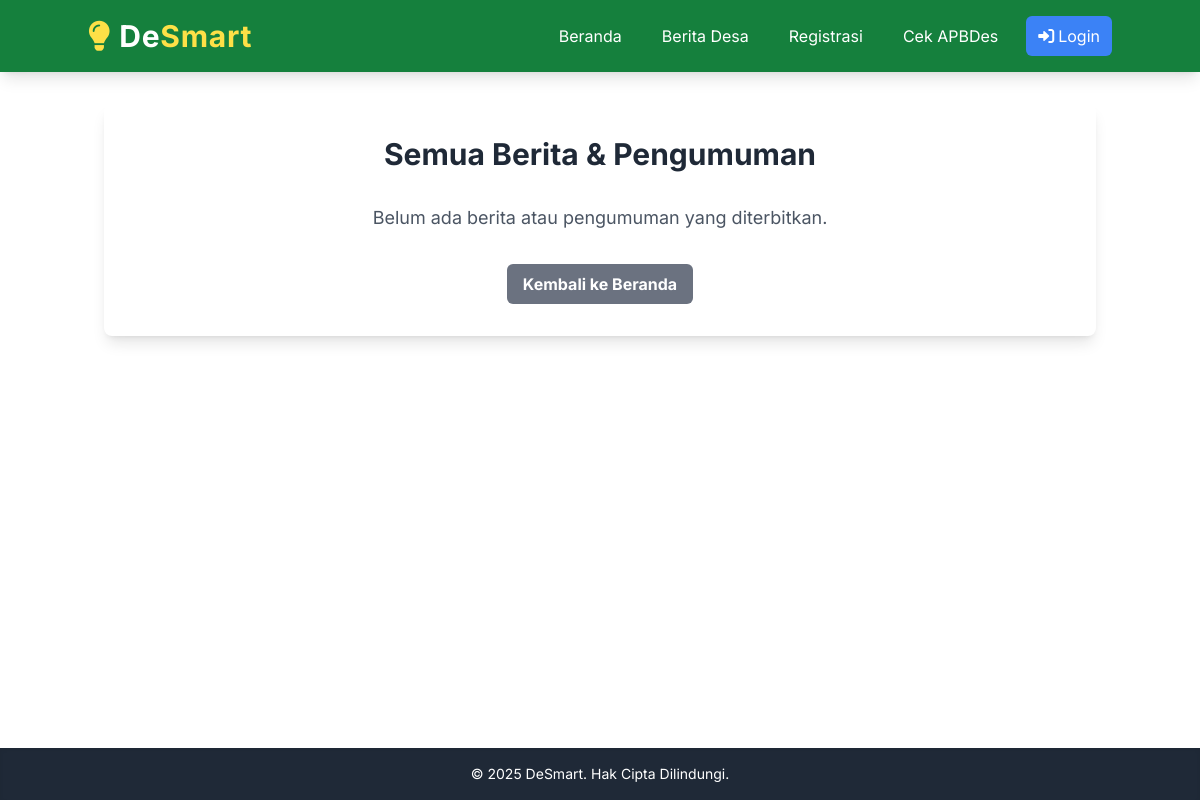
Before: /berita with the older database file.
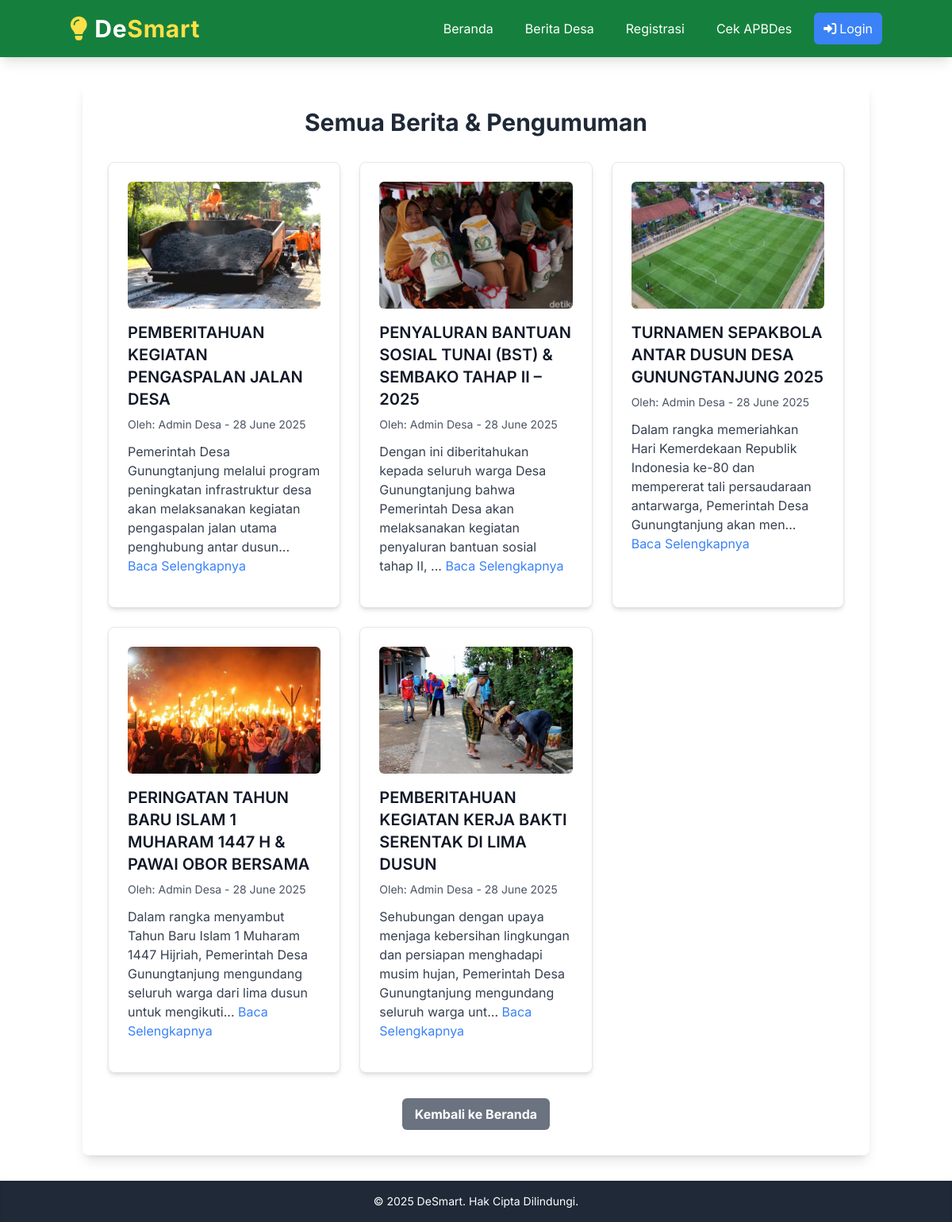
After: the same page with the newer database file.
### models.py (models this page shows, shortened)
class Berita(db.Model):
    id = db.Column(db.Integer, primary_key=True)
    judul = db.Column(db.String(200), nullable=False)
    isi_berita = db.Column(db.Text, nullable=False)
    url_gambar_utama = db.Column(db.String(255), nullable=True)
    tanggal_publikasi = db.Column(db.DateTime, default=datetime.utcnow)
    penulis = db.Column(db.String(50), default='Admin Desa', nullable=False) # Penulis berita, defaultnya Admin Desa

### app.py (the view)
@app.route('/berita')
def daftar_berita_publik():
    beritas = Berita.query.order_by(Berita.tanggal_publikasi.desc()).all()
    return render_template('list_berita_publik.html', title='Berita Desa', beritas=beritas)

### templates/list_berita_publik.html (shortened to what this page needs)
{% extends 'layout.html' %}
{% block content %}
    <h2 class="text-3xl font-bold text-center text-gray-800 mb-8">Semua Berita & Pengumuman</h2>
    {% if beritas %}
        <div class="grid grid-cols-1 md:grid-cols-2 lg:grid-cols-3 gap-6">
            {% for berita_item in beritas %}
                <div class="bg-white rounded-lg p-6 shadow-md border border-gray-200">
                    {% if berita_item.url_gambar_utama %}
                        <img src="{{ url_for('uploaded_file', filename=berita_item.url_gambar_utama) }}" alt="{{ berita_item.judul }}" class="w-full h-40 object-cover rounded-md mb-4">
                    {% else %}
                        <div class="w-full h-40 bg-gray-200 rounded-md mb-4 flex items-center justify-center text-gray-500">
                            Tidak ada gambar
                        </div>
                    {% endif %}
                    <h3 class="text-xl font-semibold text-gray-900 mb-2">{{ berita_item.judul }}</h3>
                    <p class="text-sm text-gray-600 mb-3">Oleh: {{ berita_item.penulis }} - {{ berita_item.tanggal_publikasi.strftime('%d %B %Y') }}</p>
                    <p class="text-gray-700 mb-4">{{ berita_item.isi_berita[:150] }}... <a href="{{ url_for('detail_berita_publik', berita_id=berita_item.id) }}" class="text-blue-500 hover:underline">Baca Selengkapnya</a></p>
                </div>
            {% endfor %}
        </div>
    {% else %}
        <p class="text-center text-gray-600 text-lg">Belum ada berita atau pengumuman yang diterbitkan.</p>
    {% endif %}
    <div class="mt-8 text-center">
        <a href="{{ url_for('index') }}" class="inline-block bg-gray-500 hover:bg-gray-600 text-white font-bold py-2 px-4 rounded-md transition-colors">Kembali ke Beranda</a>
    </div>
{% endblock %}

### templates/layout.html (shortened to what this page needs)
<!DOCTYPE html>
<html lang="en">
<head>
    <script src="https://cdn.tailwindcss.com"></script>
    <link rel="stylesheet" href="https://cdnjs.cloudflare.com/ajax/libs/font-awesome/6.0.0-beta3/css/all.min.css">
    <link rel="stylesheet" href="{{ url_for('static', filename='css/style.css') }}">
</head>
<body class="min-h-screen flex flex-col">
    <header class="bg-green-700 text-white p-4 shadow-lg sticky top-0 z-50">
        <nav class="container mx-auto flex flex-col md:flex-row justify-between items-center relative">
            <a href="/" class="text-3xl font-bold tracking-wide hover:text-yellow-200 transition-colors duration-200 flex items-center mb-4 md:mb-0">
                <i class="fas fa-lightbulb text-yellow-300 mr-2"></i>
                De<span class="text-yellow-300">Smart</span>
            </a>
            <div id="nav-menu" class="hidden md:flex flex-col md:flex-row items-center space-y-2 md:space-y-0 md:space-x-4 flex-wrap justify-center md:justify-end w-full md:w-auto">
                {% if current_user.is_authenticated %}
                    {% if current_user.role == 'admin' %}
                        <a href="/" class="text-white hover:bg-green-600 px-3 py-2 rounded-md transition-colors w-full md:w-auto text-center">Beranda</a>
                        <a href="{{ url_for('admin_dashboard') }}" class="text-white hover:bg-green-600 px-3 py-2 rounded-md transition-colors w-full md:w-auto text-center">Admin Dashboard</a>
                    {% else %}
                        <a href="/" class="text-white hover:bg-green-600 px-3 py-2 rounded-md transition-colors w-full md:w-auto text-center">Beranda</a>
                        <a href="{{ url_for('daftar_berita_publik') }}" class="text-white hover:bg-green-600 px-3 py-2 rounded-md transition-colors w-full md:w-auto text-center">Berita Desa</a>
                        <a href="{{ url_for('buat_pengaduan') }}" class="text-white hover:bg-green-600 px-3 py-2 rounded-md transition-colors w-full md:w-auto text-center">Buat Pengaduan</a>
                        <a href="{{ url_for('daftar_pengaduan') }}" class="text-white hover:bg-green-600 px-3 py-2 rounded-md transition-colors w-full md:w-auto text-center">Daftar Pengaduan</a>
                        <a href="{{ url_for('daftar_apbdes_publik') }}" class="text-white hover:bg-green-600 px-3 py-2 rounded-md transition-colors w-full md:w-auto text-center">Cek APBDes</a>
                    {% endif %}
                    <span class="text-white text-base ml-2 md:ml-4 pl-2 md:pl-4 border-l border-white border-opacity-40 py-1 flex items-center w-full md:w-auto justify-center md:justify-start">
                        <i class="fas fa-user-circle mr-1"></i>
                        Halo, <span class="font-bold">{{ current_user.username }}</span>(<span class="capitalize">{{ current_user.role }}</span>)
                    </span>
                    <a href="{{ url_for('logout') }}" class="bg-red-500 hover:bg-red-600 text-white px-3 py-2 rounded-md flex items-center w-full md:w-auto justify-center">
                        <i class="fas fa-sign-out-alt mr-1"></i>Logout
                    </a>
                {% else %}
                    <a href="/" class="text-white hover:bg-green-600 px-3 py-2 rounded-md transition-colors w-full md:w-auto text-center">Beranda</a>
                    <a href="{{ url_for('daftar_berita_publik') }}" class="text-white hover:bg-green-600 px-3 py-2 rounded-md transition-colors w-full md:w-auto text-center">Berita Desa</a>
                    <a href="{{ url_for('register') }}" class="text-white hover:bg-green-600 px-3 py-2 rounded-md transition-colors w-full md:w-auto text-center">Registrasi</a>
                    <a href="{{ url_for('daftar_apbdes_publik') }}" class="text-white hover:bg-green-600 px-3 py-2 rounded-md transition-colors w-full md:w-auto text-center">Cek APBDes</a>
                    <a href="{{ url_for('login') }}" class="bg-blue-500 hover:bg-blue-600 text-white px-3 py-2 rounded-md flex items-center w-full md:w-auto justify-center">
                        <i class="fas fa-sign-in-alt mr-1"></i>Login
                    </a>
                {% endif %}
            </div>
        </nav>
    </header>
    <main class="container mx-auto px-4 py-8 flex-grow">
        <div class="bg-white p-8 rounded-lg shadow-lg">
            {% block content %}{% endblock %}
        </div>
    </main>
    <footer class="bg-gray-800 text-white p-4 text-center mt-auto shadow-inner">
        <p class="text-sm">&copy; 2025 DeSmart. Hak Cipta Dilindungi.</p>
    </footer>
</body>
</html>

### templates/layout.html (style rules this page uses)
body { font-family: 'Inter', sans-serif; @apply bg-gray-100 text-gray-800; }

Changed rows visible on the page:
added Berita: url_gambar_utama (picture), judul "PEMBERITAHUAN KEGIATAN PENGASPALAN JALAN DESA", penulis "Admin Desa", tanggal_publikasi "28 June 2025", isi_berita "Pemerintah Desa Gunungtanjung melalui program peningkatan infrastruktur desa akan melaksanakan kegiatan pengaspalan jalan utama penghubung antar dusun"
added Berita: url_gambar_utama (picture), judul "PENYALURAN BANTUAN SOSIAL TUNAI (BST) & SEMBAKO TAHAP II – 2025", penulis "Admin Desa", tanggal_publikasi "28 June 2025", isi_berita "Dengan ini diberitahukan kepada seluruh warga Desa Gunungtanjung bahwa Pemerintah Desa akan melaksanakan kegiatan penyaluran bantuan sosial tahap II,"
added Berita: url_gambar_utama (picture), judul "TURNAMEN SEPAKBOLA ANTAR DUSUN DESA GUNUNGTANJUNG 2025", penulis "Admin Desa", tanggal_publikasi "28 June 2025", isi_berita "Dalam rangka memeriahkan Hari Kemerdekaan Republik Indonesia ke-80 dan mempererat tali persaudaraan antarwarga, Pemerintah Desa Gunungtanjung akan men"
added Berita: url_gambar_utama (picture), judul "PERINGATAN TAHUN BARU ISLAM 1 MUHARAM 1447 H & PAWAI OBOR BERSAMA", penulis "Admin Desa", tanggal_publikasi "28 June 2025", isi_berita "Dalam rangka menyambut Tahun Baru Islam 1 Muharam 1447 Hijriah, Pemerintah Desa Gunungtanjung mengundang seluruh warga dari lima dusun untuk mengikuti"
added Berita: url_gambar_utama (picture), judul "PEMBERITAHUAN KEGIATAN KERJA BAKTI SERENTAK DI LIMA DUSUN", penulis "Admin Desa", tanggal_publikasi "28 June 2025", isi_berita "Sehubungan dengan upaya menjaga kebersihan lingkungan dan persiapan menghadapi musim hujan, Pemerintah Desa Gunungtanjung mengundang seluruh warga unt"
Other visible differences:
text no longer shown: "Belum ada berita atau pengumuman yang diterbitkan."
